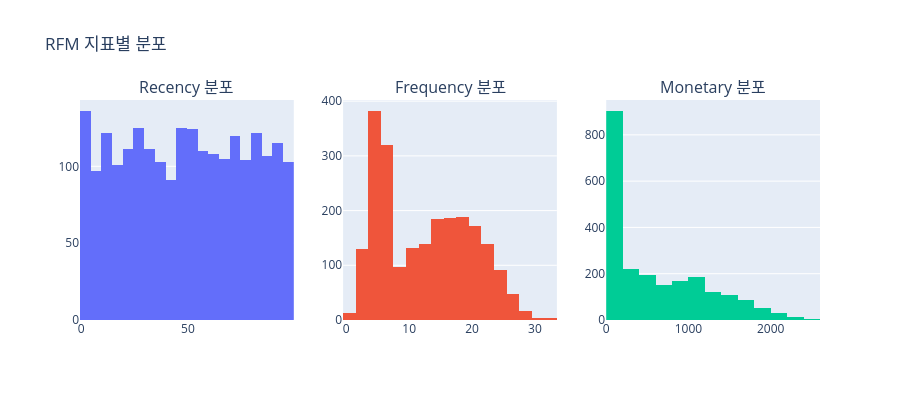

Here is the notebook cell this chart was saved with:
### Code cell
# RFM 지표별 분포 시각화
fig = make_subplots(rows=1, cols=3, 
                    subplot_titles=('Recency 분포', 'Frequency 분포', 'Monetary 분포'))

fig.add_trace(go.Histogram(x=rfm_df['Recency'], name='Recency', nbinsx=20), row=1, col=1)
fig.add_trace(go.Histogram(x=rfm_df['Frequency'], name='Frequency', nbinsx=20), row=1, col=2)
fig.add_trace(go.Histogram(x=rfm_df['Monetary'], name='Monetary', nbinsx=20), row=1, col=3)

fig.update_layout(title_text="RFM 지표별 분포", height=400, showlegend=False)
fig.show()

### Figure 1 — Plotly figure (JSON) as saved in the notebook; plotly's stock layout.template omitted (floating-point values rounded to 4 significant figures; data arrays with more than 128 entries replaced by an {"elided": "..."} marker saying what was removed)
{"data": [{"name": "Recency", "nbinsx": 20, "type": "histogram", "x": {"elided": "2240 int values"}, "xaxis": "x", "yaxis": "y"}, {"name": "Frequency", "nbinsx": 20, "type": "histogram", "x": {"elided": "2240 int values"}, "xaxis": "x2", "yaxis": "y2"}, {"name": "Monetary", "nbinsx": 20, "type": "histogram", "x": {"elided": "2240 int values"}, "xaxis": "x3", "yaxis": "y3"}], "layout": {"annotations": [{"font": {"size": 16}, "showarrow": false, "text": "Recency 분포", "x": 0.1444, "xanchor": "center", "xref": "paper", "y": 1, "yanchor": "bottom", "yref": "paper"}, {"font": {"size": 16}, "showarrow": false, "text": "Frequency 분포", "x": 0.5, "xanchor": "center", "xref": "paper", "y": 1, "yanchor": "bottom", "yref": "paper"}, {"font": {"size": 16}, "showarrow": false, "text": "Monetary 분포", "x": 0.8556, "xanchor": "center", "xref": "paper", "y": 1, "yanchor": "bottom", "yref": "paper"}], "height": 400, "showlegend": false, "title": {"text": "RFM 지표별 분포"}, "xaxis": {"anchor": "y", "domain": [0, 0.2889]}, "xaxis2": {"anchor": "y2", "domain": [0.3556, 0.6444]}, "xaxis3": {"anchor": "y3", "domain": [0.7111, 1]}, "yaxis": {"anchor": "x", "domain": [0, 1]}, "yaxis2": {"anchor": "x2", "domain": [0, 1]}, "yaxis3": {"anchor": "x3", "domain": [0, 1]}}}
